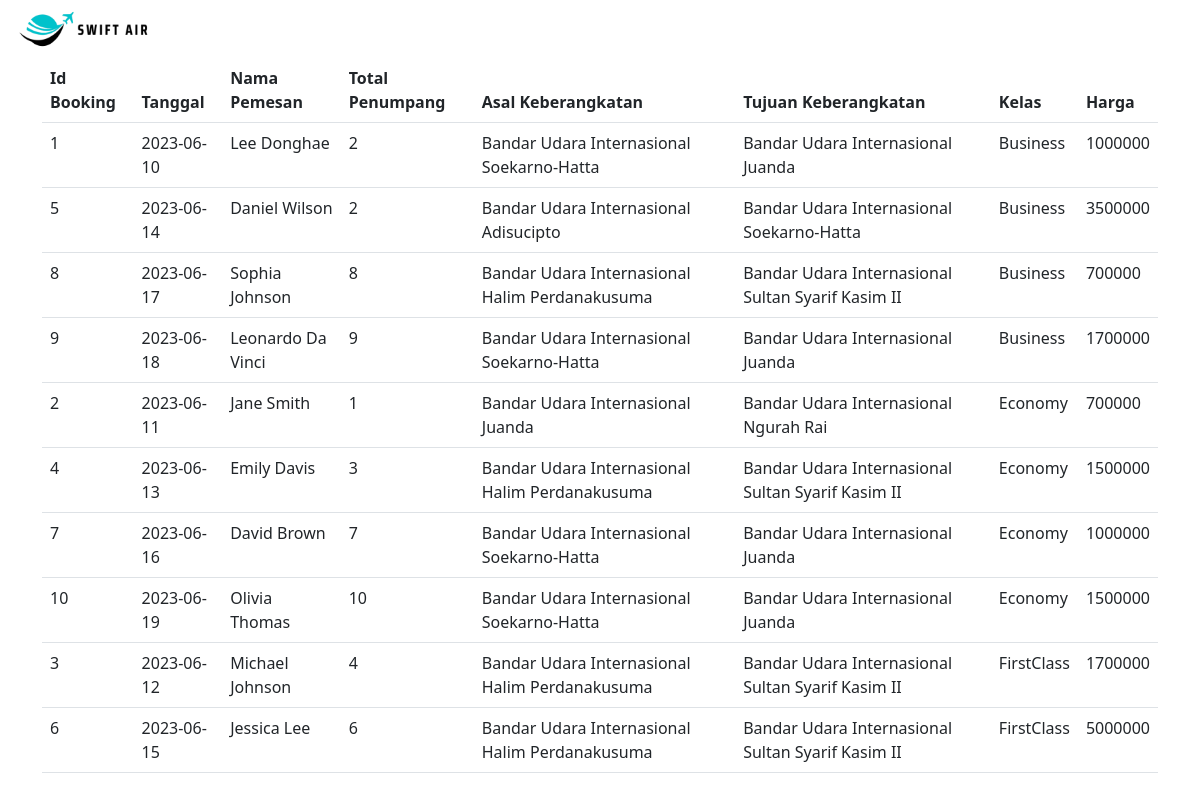
/Cek_pemesanan.php, run on the app's committed database.
### tables this page shows
CREATE TABLE Reservasi (
    R_ID INT AUTO_INCREMENT PRIMARY KEY,
    R_Jumlah_Kursi INT,
    R_Tanggal DATE,
    Ad_ID INT,
    Pm_ID INT,
    Pn_ID INT,
    Pb_ID INT,
    FOREIGN KEY (Ad_ID) REFERENCES Admin(Ad_ID),
    FOREIGN KEY (Pm_ID) REFERENCES Pemesan(Pm_ID),
    FOREIGN KEY (Pn_ID) REFERENCES Penerbangan(Pn_ID),
    FOREIGN KEY (Pb_ID) REFERENCES Pembayaran(Pb_ID)
);

CREATE TABLE Pemesan (
Pm_ID INT AUTO_INCREMENT PRIMARY KEY,
Pm_Username VARCHAR(30),
Pm_Nama VARCHAR(60),
Pm_No_Telp CHAR(15),
Pm_Email VARCHAR(30),
Pm_Password VARCHAR(30)
);

CREATE TABLE jadwal_penerbangan (
    Jp_ID INT AUTO_INCREMENT PRIMARY KEY,
    Jp_Tanggal_Waktu_Departure DATETIME NOT NULL,
    Jp_Tanggal_Waktu_Arrival DATETIME NOT NULL,
    Jp_Bandara_Asal VARCHAR(100) NOT NULL,
    Jp_Bandara_Tujuan VARCHAR(100) NOT NULL,
    Pe_ID INT,
    B_ID CHAR(3),
    Pn_ID INT,
    FOREIGN KEY (Pe_ID) REFERENCES pesawat(Pe_ID),
    FOREIGN KEY (B_ID) REFERENCES bandara(B_ID),
    FOREIGN KEY (Pn_ID) REFERENCES penerbangan(Pn_ID)
);

CREATE TABLE kelas (
    K_ID CHAR(1) PRIMARY KEY NOT NULL,
    K_Nama VARCHAR(30) NOT NULL,
    K_Persentase_Kursi FLOAT(1) NOT NULL
);

CREATE TABLE Harga (
    H_ID INT AUTO_INCREMENT PRIMARY KEY,
    H_Harga DECIMAL(19, 0) NOT NULL,
    K_ID CHAR(1) NOT NULL,
    Pn_ID INT NOT NULL,
    FOREIGN KEY (Pn_ID) REFERENCES Penerbangan(Pn_ID),
    FOREIGN KEY (K_ID) REFERENCES kelas(K_ID)
);

### Cek_pemesanan.php (the view, shortened to what this page needs)
<?php include("config.php"); ?>
<!DOCTYPE html>
<html>
<head>
	<link href="https://cdn.jsdelivr.net/npm/bootstrap@5.3.0-alpha1/dist/css/bootstrap.min.css" rel="stylesheet">
</head>
<body>
	<nav class="navbar">
        <div class="container-fluid">
            <img src="images/logo_tulisan.png" alt="logo" href="dashboard.php" class="logo-image" style="width: 150px; height: auto;">
        </div>
    </nav>
	<div class="container">
		<div class="table-container">
		<table class="table">
			<thead>
				<tr>
					<th>Id Booking</th>
					<th>Tanggal</th>
					<th>Nama Pemesan</th>
					<th>Total Penumpang</th>
					<th>Asal Keberangkatan</th>
					<th>Tujuan Keberangkatan</th>
					<th>Kelas</th>
					<th>Harga</th>
				</tr>
			</thead>
			<tbody>
			<?php
				$sql = "SELECT Reservasi.R_ID, Reservasi.R_Tanggal, Pemesan.Pm_Nama, Reservasi.R_Jumlah_Kursi, Jadwal_Penerbangan.Jp_Bandara_Asal, Jadwal_Penerbangan.Jp_Bandara_Tujuan, Harga.H_Harga, Kelas.K_Nama
						FROM Reservasi
						JOIN Pemesan ON Reservasi.Pn_ID = Pemesan.Pm_ID
						JOIN Jadwal_Penerbangan ON Reservasi.Pm_ID = Jadwal_Penerbangan.Jp_ID
						JOIN Harga ON Reservasi.Pn_ID = Harga.H_ID
						JOIN Kelas ON Harga.K_ID = Kelas.K_ID";
				$query = mysqli_query($db, $sql);
				if ($query) {
					while ($hasil = mysqli_fetch_array($query)) {
						echo "<tr>";
						echo "<td>".$hasil['R_ID']."</td>";
						echo "<td>".$hasil['R_Tanggal']."</td>";
						echo "<td>".$hasil['Pm_Nama']."</td>";
						echo "<td>".$hasil['R_Jumlah_Kursi']."</td>";
						echo "<td>".$hasil['Jp_Bandara_Asal']."</td>";
						echo "<td>".$hasil['Jp_Bandara_Tujuan']."</td>";
						echo "<td>".$hasil['K_Nama']."</td>";
						echo "<td>".$hasil['H_Harga']."</td>";
						echo "</tr>";
					}
				} else {
					echo "Query execution failed: " . mysqli_error($db);
				}
			?>
			</tbody>
		</table>
		</div>
	</div>
</body>
</html>

### data on the page
reservasi: R_ID "1", R_Tanggal "2023-06-10", Pm_ID.Pm_Nama "Lee Donghae", R_Jumlah_Kursi "2", jadwal_penerbangan.Jp_Bandara_Asal "Bandar Udara Internasional Soekarno-Hatta", jadwal_penerbangan.Jp_Bandara_Tujuan "Bandar Udara Internasional Juanda", kelas.K_Nama "Business", harga.H_Harga "1000000"
reservasi: R_ID "5", R_Tanggal "2023-06-14", Pm_ID.Pm_Nama "Daniel Wilson", R_Jumlah_Kursi "2", jadwal_penerbangan.Jp_Bandara_Asal "Bandar Udara Internasional Adisucipto", jadwal_penerbangan.Jp_Bandara_Tujuan "Bandar Udara Internasional Soekarno-Hatta", kelas.K_Nama "Business", harga.H_Harga "3500000"
reservasi: R_ID "8", R_Tanggal "2023-06-17", pemesan.Pm_Nama "Sophia Johnson", R_Jumlah_Kursi "8", jadwal_penerbangan.Jp_Bandara_Asal "Bandar Udara Internasional Halim Perdanakusuma", jadwal_penerbangan.Jp_Bandara_Tujuan "Bandar Udara Internasional Sultan Syarif Kasim II", kelas.K_Nama "Business", harga.H_Harga "700000"
reservasi: R_ID "9", R_Tanggal "2023-06-18", pemesan.Pm_Nama "Leonardo Da Vinci", R_Jumlah_Kursi "9", jadwal_penerbangan.Jp_Bandara_Asal "Bandar Udara Internasional Soekarno-Hatta", jadwal_penerbangan.Jp_Bandara_Tujuan "Bandar Udara Internasional Juanda", kelas.K_Nama "Business", harga.H_Harga "1700000"
reservasi: R_ID "2", R_Tanggal "2023-06-11", Pm_ID.Pm_Nama "Jane Smith", R_Jumlah_Kursi "1", jadwal_penerbangan.Jp_Bandara_Asal "Bandar Udara Internasional Juanda", jadwal_penerbangan.Jp_Bandara_Tujuan "Bandar Udara Internasional Ngurah Rai", kelas.K_Nama "Economy", harga.H_Harga "700000"
reservasi: R_ID "4", R_Tanggal "2023-06-13", pemesan.Pm_Nama "Emily Davis", R_Jumlah_Kursi "3", jadwal_penerbangan.Jp_Bandara_Asal "Bandar Udara Internasional Halim Perdanakusuma", jadwal_penerbangan.Jp_Bandara_Tujuan "Bandar Udara Internasional Sultan Syarif Kasim II", kelas.K_Nama "Economy", harga.H_Harga "1500000"
reservasi: R_ID "7", R_Tanggal "2023-06-16", pemesan.Pm_Nama "David Brown", R_Jumlah_Kursi "7", jadwal_penerbangan.Jp_Bandara_Asal "Bandar Udara Internasional Soekarno-Hatta", jadwal_penerbangan.Jp_Bandara_Tujuan "Bandar Udara Internasional Juanda", kelas.K_Nama "Economy", harga.H_Harga "1000000"
reservasi: R_ID "10", R_Tanggal "2023-06-19", pemesan.Pm_Nama "Olivia Thomas", R_Jumlah_Kursi "10", jadwal_penerbangan.Jp_Bandara_Asal "Bandar Udara Internasional Soekarno-Hatta", jadwal_penerbangan.Jp_Bandara_Tujuan "Bandar Udara Internasional Juanda", kelas.K_Nama "Economy", harga.H_Harga "1500000"
reservasi: R_ID "3", R_Tanggal "2023-06-12", pemesan.Pm_Nama "Michael Johnson", R_Jumlah_Kursi "4", jadwal_penerbangan.Jp_Bandara_Asal "Bandar Udara Internasional Halim Perdanakusuma", jadwal_penerbangan.Jp_Bandara_Tujuan "Bandar Udara Internasional Sultan Syarif Kasim II", kelas.K_Nama "FirstClass", harga.H_Harga "1700000"
reservasi: R_ID "6", R_Tanggal "2023-06-15", pemesan.Pm_Nama "Jessica Lee", R_Jumlah_Kursi "6", jadwal_penerbangan.Jp_Bandara_Asal "Bandar Udara Internasional Halim Perdanakusuma", jadwal_penerbangan.Jp_Bandara_Tujuan "Bandar Udara Internasional Sultan Syarif Kasim II", kelas.K_Nama "FirstClass", harga.H_Harga "5000000"
